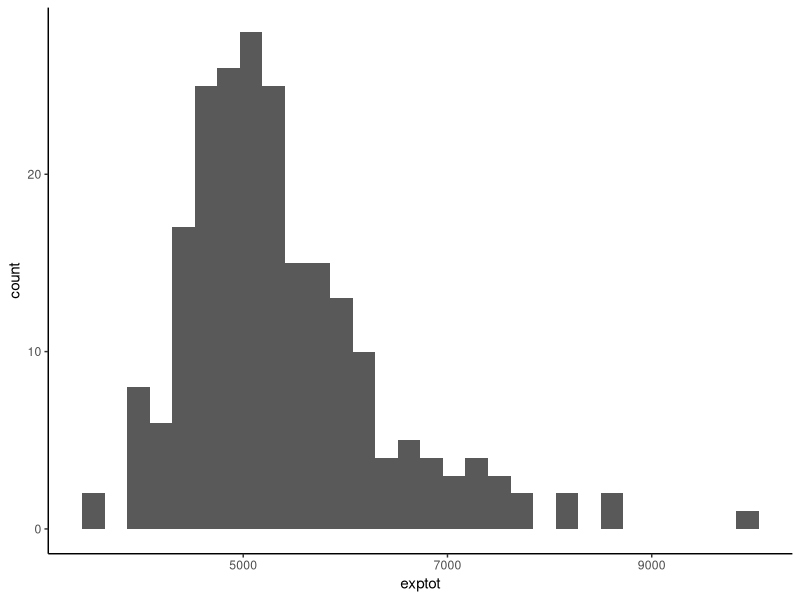
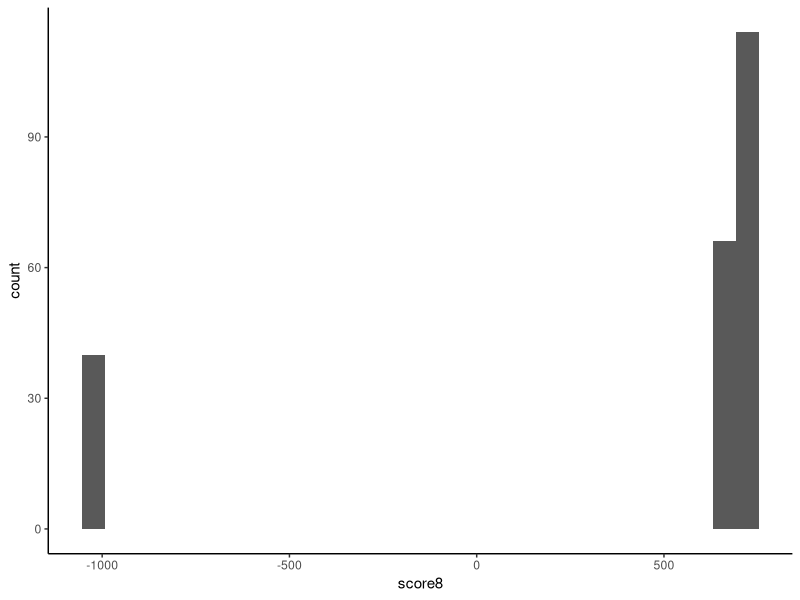
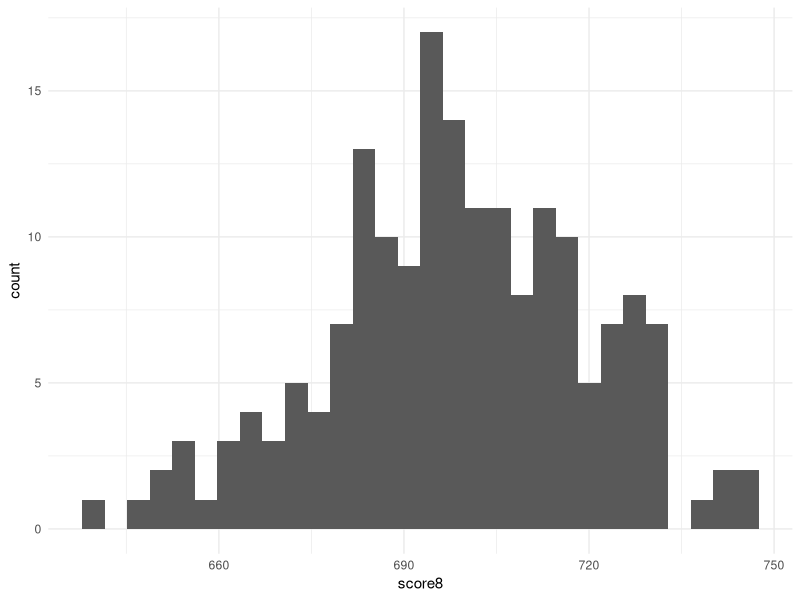
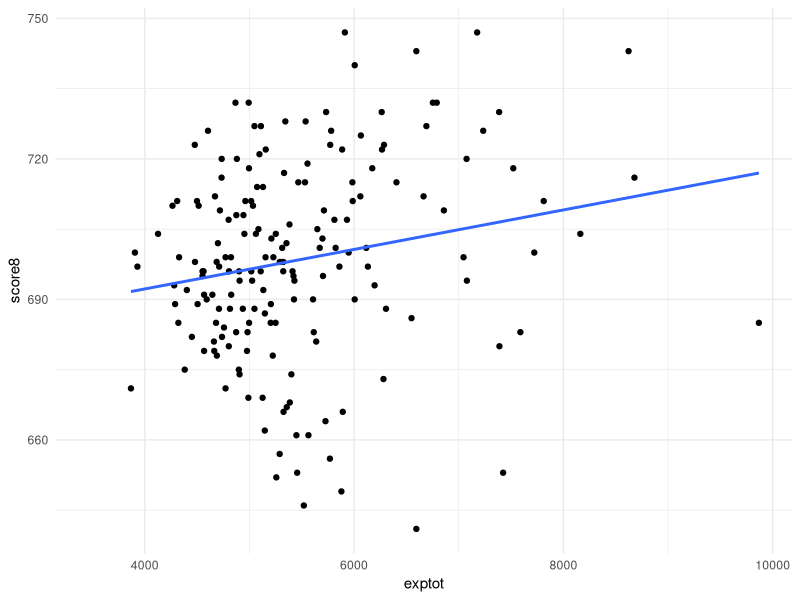
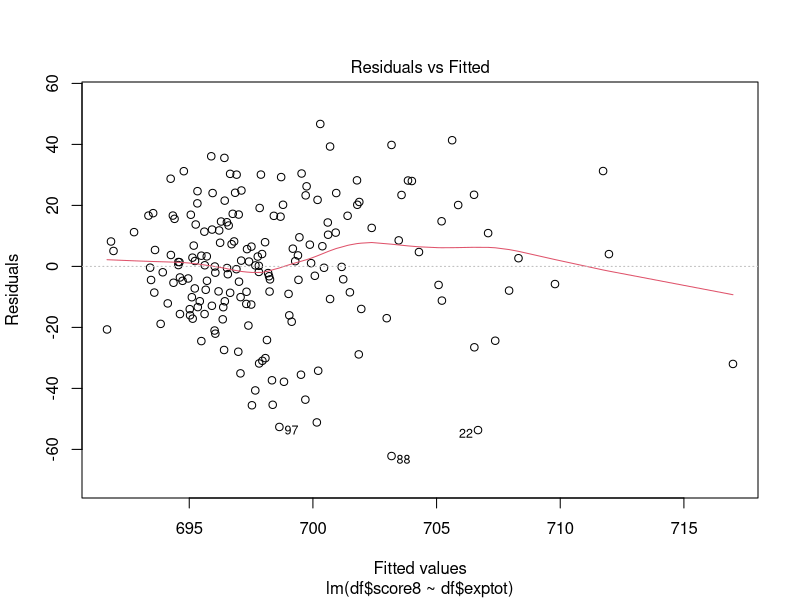
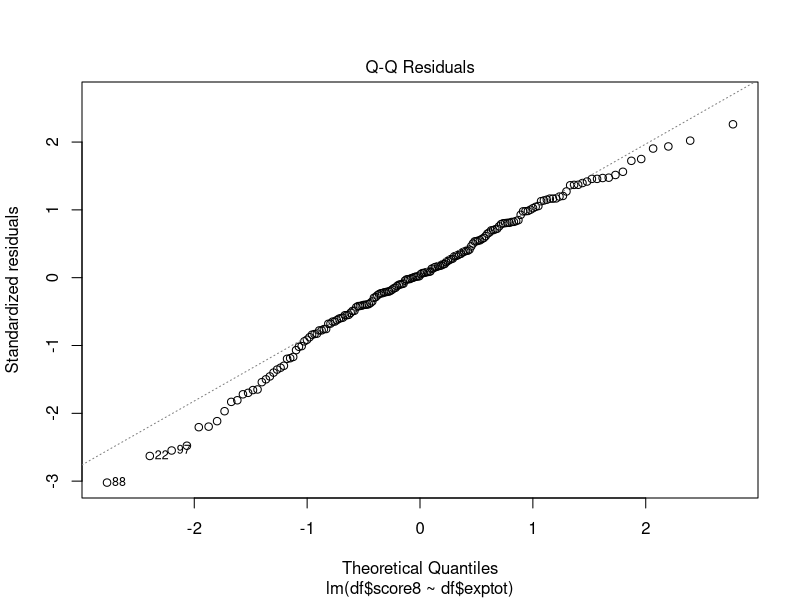
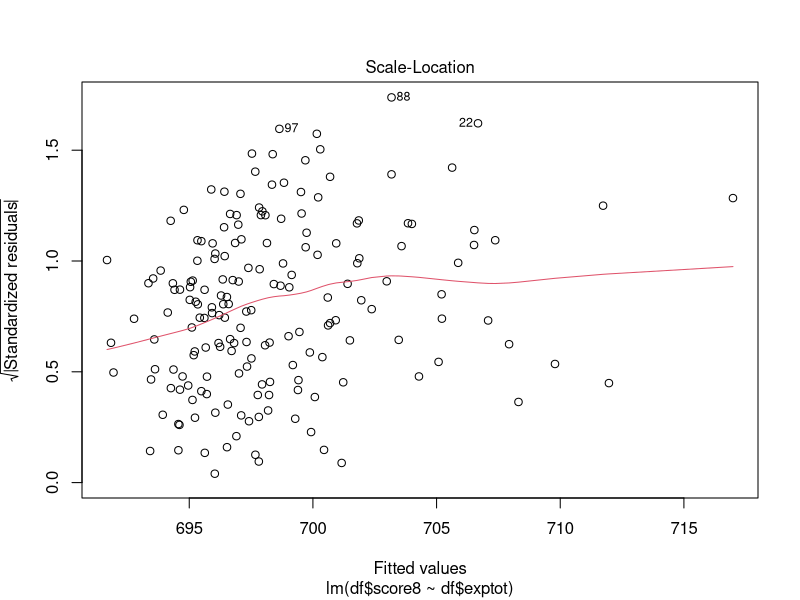
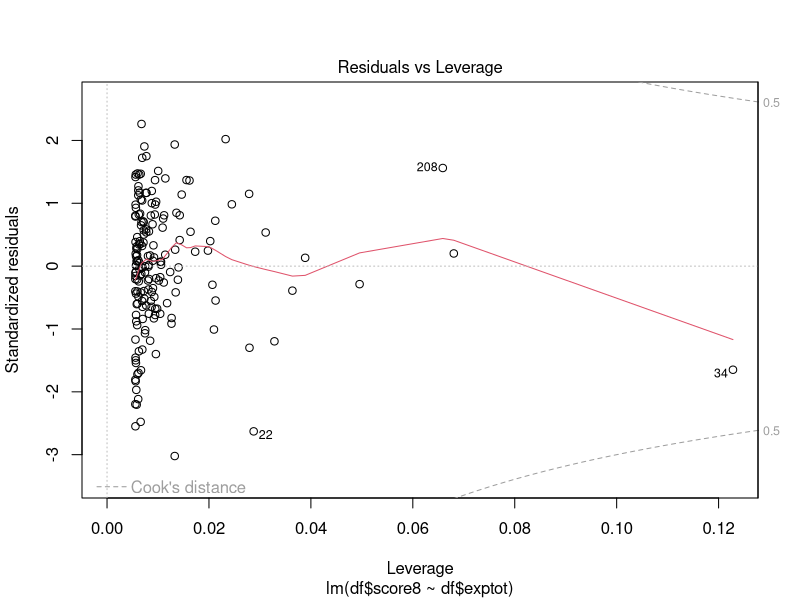

Reproduce these figures in R, in order.
## ---- chunk 1
knitr::opts_chunk$set(echo = TRUE, message = FALSE, warning = FALSE, out.width="80%", fig.align='center')
## ---- chunk 2
setwd("~/Desktop/ED214_TA_Materials/ED214B/Lab1")
## ---- chunk 3
library(readr) # importing csv file
library(psych) # describe function
library(tidyverse) # ggplot and piping operator
## ---- chunk 4
MA_Schools <- read_csv("MA_Schools.csv")
MA_Schools
## ---- chunk 5
df <- MA_Schools %>%
  select(-X1) # deleting extra column X1
View(df)
## ---- chunk 6
describe(df$exptot) # from psych
describe(df$score8)
## ---- chunk 7
df %>% 
  ggplot(aes(x=exptot))+
  geom_histogram()+
  theme_classic()

df %>% 
  ggplot(aes(x=score8))+
  geom_histogram()+
  theme_classic()
## ---- chunk 8
df$score8[df$score8==-999] <- NA

sum(is.na(df$score8))
## ---- chunk 9
describe(df$score8)

df %>% 
  ggplot(aes(x=score8))+
  geom_histogram()+
  theme_minimal()
## ---- chunk 10
df %>% 
  ggplot(aes(x=exptot,y=score8))+
  geom_point()+
  theme_minimal()+
  geom_smooth(method="lm",se=FALSE)
## ---- chunk 11
cor.test(df$exptot,df$score8)
## ---- chunk 12
model <- lm(df$score8~df$exptot)
summary(model)
## ---- chunk 13
plot(model)
## ---- chunk 14
df[22,]
df[208,]
df[34,]
## ---- chunk 15
mean(df$exptot)
min(df$exptot)
max(df$exptot)
mean(df$score8,na.rm=T)
min(df$score8,na.rm=T)
max(df$score8,na.rm=T)
